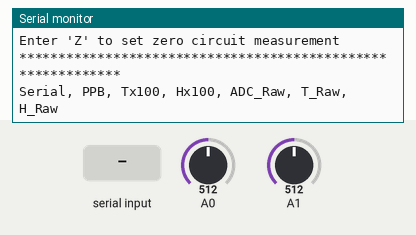
Recording of a sketch running on a simulated Arduino Uno, built with avr-gcc and run on an emulated ATmega328P. Shown: the last lines printed to the serial monitor. The inputs (shaded band) are chosen by the test bench; at power-on: A0 = 512, A1 = 512.

Above: at 4.5 s.
4.6 s: "e\n" received over Serial
At 5.9 s:
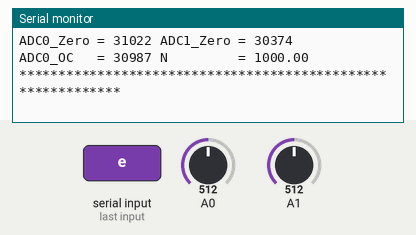
6.2 s: byte 13 ('\r') received over Serial
At 6.9 s:
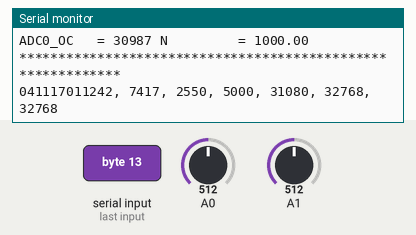
7.7 s: byte 79 ('O') received over Serial
At 7.77 s:
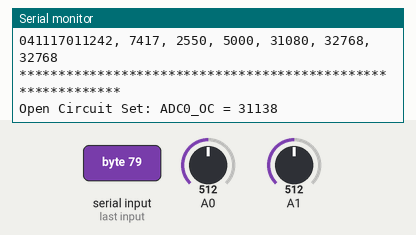
9.2 s: byte 90 ('Z') received over Serial
At 9.27 s:
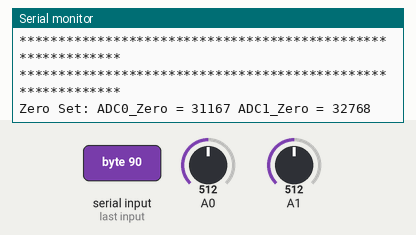
10.7 s: "C\n" received over Serial
At 12.0 s:
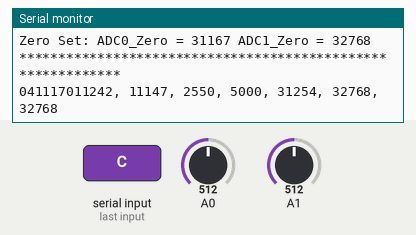
12.2 s: A0 set to 716
At 13.3 s:
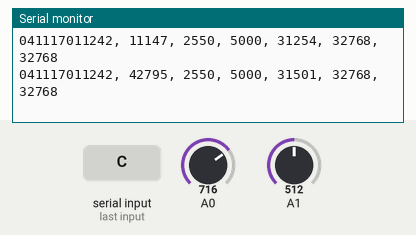

The sketch:

AGS1_Analogue_10dec24.ino
```cpp
#define Timed_Initial_Zero
#define Timed_Initial_Zero_Period 3600                //Zero set after 3600s
#define Continous_Output_Period   1                   //Continuous output interval of 1s

#define AGS_Vdd                   3.3                 //(Dependent on voltage supply to AGS1)
#define ADC_Vref                  3.3                 //(Dependent on Arduino board)
#define ADC_Range                 1024                //(Dependent on Arduino board)
#define ADC_Range_Multiplier      64                  //(ADC_Range * ADC_Range_Multiplier = 65536)
#define ADC_Average               60                  //(1-300)
#define Rgain                     100E3               //(Varies by AGS board gas type)

#define Sensor_Serial_Number {'0', '4', '1', '1', '1', '7', '0', '1', '1', '2', '4', '2', '\0'}
#define nA_per_PPM                3.93                //Use QR reader to get Sensor_Serial_Number and nA_per_PPM
#define ADC0_Zero                 31022               //Adjust this manually after reading EEPROM
#define ADC0_OC                   30987               //Adjust this manually after reading EEPROM
#define ADC1_Zero                 30374               //Adjust this manually after reading EEPROM
#define N                         1000                //Adjust this manually

void setup()
{
   Serial.begin(9600);
   delay(3000);

  Serial.println("\r\r\r\r\r\r\r\r");
  Serial.println("************************************************************");
  Serial.println("Enter return to perform single read");
  Serial.println("Enter 'e' to read EEPROM");
  Serial.println("Enter 'C' to toggle/untoggle continuous output");
  Serial.println("Enter 'O' to set open circuit measurement");
  Serial.println("Enter 'Z' to set zero circuit measurement");
  Serial.println("************************************************************");
  Serial.println("Serial, PPB, Tx100, Hx100, ADC_Raw, T_Raw, H_Raw");
}

void loop()
{
  unsigned long int i;

  char UART_Command;
  unsigned long int LastMillis;
  unsigned int Continous_Output_Counter;
  bool Continous_Output = false;
  bool Zero_Timer_Triggered = false;

  unsigned int ADC0Result_[300];
  unsigned long int ADC0Result;           //Vgas
  unsigned long int ADC0Result_OC = ADC0_OC;
  unsigned long int ADC0Result_Zero = ADC0_Zero;

  unsigned long int ADC1Result;           //Vtemp
  unsigned long int ADC1Result_Zero = ADC1_Zero;

  char Serial_Number[13] = Sensor_Serial_Number;
  float nA;
  float Zcf;
  float n_factor = N;
  float PPB;
  float Temperature;
  float Temperature_Zero = ((float)87 / (float)AGS_Vdd * ((float)ADC1Result_Zero / ((float)ADC_Range * ADC_Range_Multiplier) * (float)ADC_Vref)) - (float)18;
  float Relative_Humidity = 50;           //No RH sensor availiable on AGS1

  i = 0;
  while(i < ADC_Average)
  {
    ADC0Result_[i] = ADC0Result_Zero;
    i++;
  }

  Continous_Output_Counter = 0;
  UART_Command = '\0';
  LastMillis = millis();
  while(1)
  {
    if((millis() - LastMillis) > 1000)
    {
      LastMillis = millis();

      i = ADC_Average - 1;
      while(i > 0)
      {
        ADC0Result_[i] = ADC0Result_[i - 1];
        i--;
      }

      analogRead(A0);
      ADC0Result = 0;
      i = 0;
      while(i < 1024)
      {
        ADC0Result = ADC0Result + analogRead(A0);
        i++;
      }
      ADC0Result_[0] = ADC0Result >> 4;

      ADC0Result = 0;
      i = 0;
      while(i < ADC_Average)
      {
        ADC0Result = ADC0Result + ADC0Result_[i];
        i++;
      }
      ADC0Result = ADC0Result / ADC_Average;

      analogRead(A1);
      ADC1Result = 0;
      i = 0;
      while(i < 64)
      {
        ADC1Result = ADC1Result + analogRead(A1);
        i++;
      }
      ADC1Result = ADC1Result >> 0;

      Temperature = ((float)87 / (float)AGS_Vdd * ((float)ADC1Result / ((float)ADC_Range * ADC_Range_Multiplier) * (float)ADC_Vref)) - (float)18;

      nA = ((float)ADC0Result - (float)ADC0Result_OC) / ((float)ADC_Range * ADC_Range_Multiplier) * (float)ADC_Vref / (float)Rgain * 1E9;
      Zcf = ((float)ADC0Result_Zero - (float)ADC0Result_OC) / ((float)ADC_Range * ADC_Range_Multiplier) * (float)ADC_Vref / (float)Rgain * 1E9;
      Zcf = Zcf * exp((Temperature - Temperature_Zero) / n_factor);
      nA = nA - Zcf;
      PPB = nA / nA_per_PPM * 1E3;

//      PPB = ((float)ADC0Result - (float)ADC0Result_Zero) / ((float)ADC_Range * ADC_Range_Multiplier) * (float)ADC_Vref / (float)Rgain * (float)1E9 / (float)nA_per_PPM * (float)1E3;

      Continous_Output_Counter++;
      if(Continous_Output && (Continous_Output_Counter >= Continous_Output_Period))
      {
        Continous_Output_Counter = 0;

        Serial.print(Serial_Number);
        Serial.print(", ");
        Serial.print(PPB, 0);
        Serial.print(", ");
        Serial.print((Temperature * 100), 0);
        Serial.print(", ");
        Serial.print((Relative_Humidity * 100), 0);
        Serial.print(", ");
        Serial.print(ADC0Result);
        Serial.print(", ");
        Serial.print(ADC1Result);
        Serial.print(", ");
        Serial.print("32768");
        Serial.println("");
      }
    }

#ifdef Timed_Initial_Zero
    if((millis() > (Timed_Initial_Zero_Period * 1000)) && (!Zero_Timer_Triggered))
    {
      Zero_Timer_Triggered = true;
      ADC0Result_Zero = ADC0Result;
      ADC1Result_Zero = ADC1Result;
      Temperature_Zero = ((float)87 / (float)AGS_Vdd * ((float)ADC1Result_Zero / ((float)ADC_Range * ADC_Range_Multiplier) * (float)ADC_Vref)) - (float)18;
      Serial.println("************************************************************");
      Serial.print("Zero Set:");
      Serial.print(" ADC0_Zero = ");
      Serial.print(ADC0Result_Zero);
      Serial.print(" ADC1_Zero = ");
      Serial.println(ADC1Result_Zero);
      Serial.println("************************************************************");
    }
#endif

    while (Serial.available() > 0)
    {
      UART_Command = Serial.read();
      if(UART_Command == '\r')
      {
        UART_Command = '\0';

        Serial.print(Serial_Number);
        Serial.print(", ");
        Serial.print(PPB, 0);
        Serial.print(", ");
        Serial.print((Temperature * 100), 0);
        Serial.print(", ");
        Serial.print((Relative_Humidity * 100), 0);
        Serial.print(", ");
        Serial.print(ADC0Result);
        Serial.print(", ");
        Serial.print(ADC1Result);
        Serial.print(", ");
        Serial.print("32768");
        Serial.println("");
      }
      if(UART_Command == 'e')
      {
        UART_Command = '\0';

        Serial.println("************************************************************");
        Serial.print("ADC0_Zero = ");
        Serial.print(ADC0Result_Zero);
        Serial.print(" ADC1_Zero = ");
        Serial.println(ADC1Result_Zero);

        Serial.print("ADC0_OC   = ");
        Serial.print(ADC0Result_OC);
        Serial.print(" N         = ");
        Serial.println(n_factor);
        Serial.println("************************************************************");
      }
      if(UART_Command == 'C')
      {
        UART_Command = '\0';

        if(Continous_Output)
        {
          Continous_Output = false;
        }
        else
        {
          Continous_Output = true;
        }
      }
      if(UART_Command == 'O')
      {
        UART_Command = '\0';

        Serial.println("************************************************************");
        ADC0Result_OC = ADC0Result;
        Serial.print("Open Circuit Set:");
        Serial.print(" ADC0_OC = ");
        Serial.println(ADC0Result_OC);
        Serial.println("************************************************************");
      }
      if(UART_Command == 'Z')
      {
        UART_Command = '\0';

        ADC0Result_Zero = ADC0Result;
        ADC1Result_Zero = ADC1Result;
        Temperature_Zero = ((float)87 / (float)AGS_Vdd * ((float)ADC1Result_Zero / ((float)ADC_Range * ADC_Range_Multiplier) * (float)ADC_Vref)) - (float)18;
        Serial.println("************************************************************");
        Serial.print("Zero Set:");
        Serial.print(" ADC0_Zero = ");
        Serial.print(ADC0Result_Zero);
        Serial.print(" ADC1_Zero = ");
        Serial.println(ADC1Result_Zero);
        Serial.println("************************************************************");
      }
    }
  }
}
```

Measured:
- after the input at 4.6 s, the serial monitor: prints a new line after 0.07 s (image 1)
- after the input at 6.2 s, the serial monitor: prints a new line at once (image 2)
- after the input at 7.7 s, the serial monitor: prints a new line after 0.07 s (image 3)
- after the input at 9.2 s, the serial monitor: prints a new line after 0.07 s (image 4)
- after the input at 10.7 s, the serial monitor: prints a new line after 0.75 s (image 5)
- after the input at 12.2 s, the serial monitor: prints a new line after 0.25 s (image 6)
